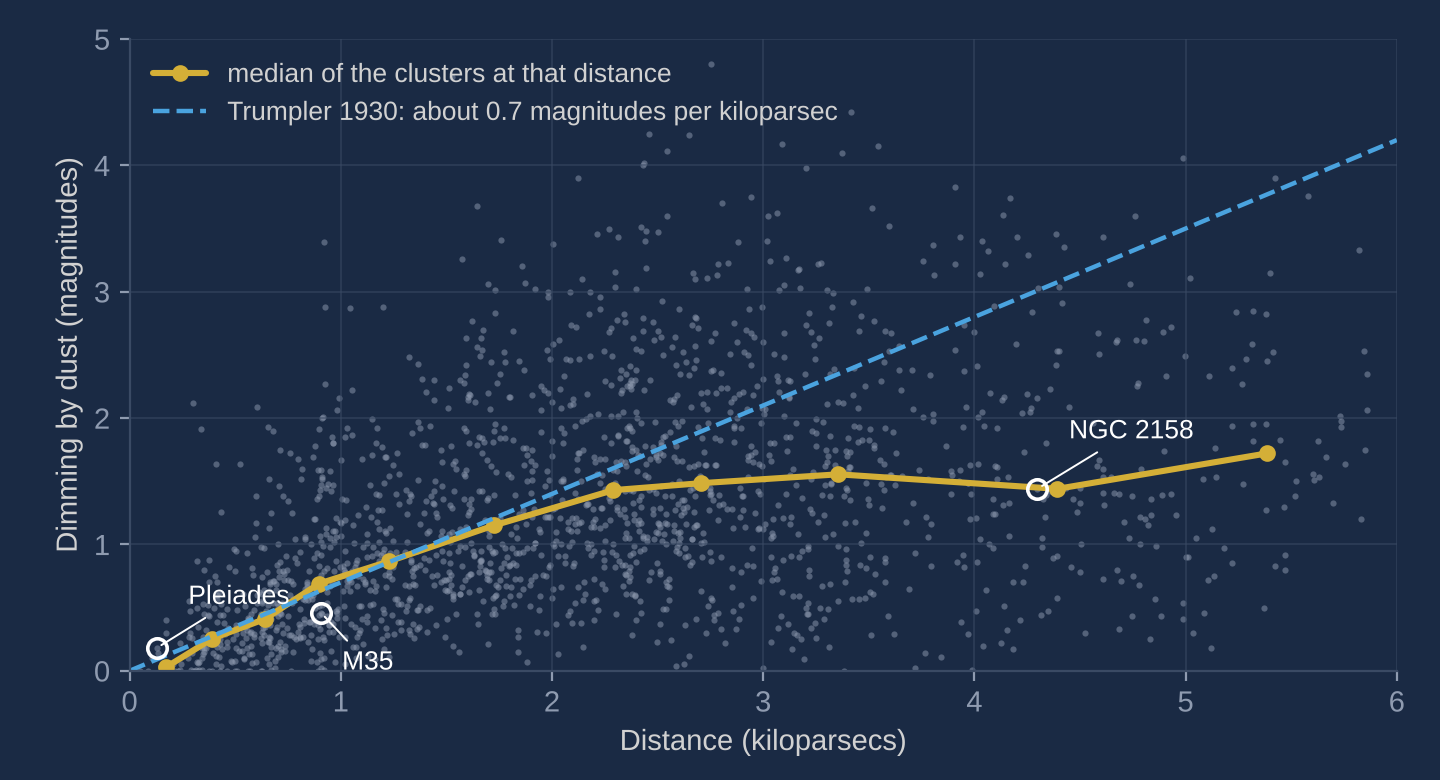

The script that drew this image:
"""Trumpler's test with modern data: dimming by dust vs distance for open clusters.
Data: Cantat-Gaudin et al. 2020, A&A 640, A1 (VizieR J/A+A/640/A1, table1): 1,867 clusters
with neural-network extinction AVNN (mag) and distance DistPc. Gold line: median AVNN in
distance bins. Blue dashed: 0.7 mag per kpc, Trumpler's 1930 average (arXiv 1406.6073).
"""
import numpy as np, pandas as pd
import matplotlib.pyplot as plt
from nbas_style import use, save
c = use()
t = pd.read_csv("cantat_table1.csv").dropna(subset=["AVNN", "DistPc"])
t["d"] = t.DistPc/1000
fig, ax = plt.subplots(figsize=(7.2, 3.9))
fig.subplots_adjust(left=0.09, right=0.97, top=0.95, bottom=0.14)
ax.scatter(t.d, t.AVNN, s=5, color=c["muted"], alpha=0.5, lw=0)
edges = np.array([0, 0.25, 0.5, 0.75, 1.0, 1.5, 2.0, 2.5, 3.0, 4.0, 5.0, 6.0])
mid, med = [], []
for lo, hi in zip(edges[:-1], edges[1:]):
    s = t[(t.d >= lo) & (t.d < hi)]
    if len(s) >= 15:
        mid.append(s.d.median()); med.append(s.AVNN.median())
ax.plot(mid, med, "o-", color=c["a"], lw=2.2, ms=5, label="median of the clusters at that distance")
x = np.linspace(0, 6, 10)
ax.plot(x, 0.7*x, "--", color=c["b"], lw=1.6, label="Trumpler 1930: about 0.7 magnitudes per kiloparsec")
for name, lab, dx, dy in [("Melotte_22", "Pleiades", 0.15, 0.35), ("NGC_2168", "M35", 0.1, -0.45),
                          ("NGC_2158", "NGC 2158", 0.15, 0.4)]:
    r = t[t.Cluster == name].iloc[0]
    ax.plot(r.d, r.AVNN, "o", ms=7, mfc="none", mec=c["strong"], mew=1.3)
    ax.annotate(lab, xy=(r.d, r.AVNN), xytext=(r.d + dx, r.AVNN + dy), color=c["strong"],
                fontsize=9.5, arrowprops=dict(arrowstyle="-", color=c["strong"], lw=0.7))
ax.set_xlim(0, 6); ax.set_ylim(0, 5)
ax.set_xlabel("Distance (kiloparsecs)")
ax.set_ylabel("Dimming by dust (magnitudes)")
ax.grid(True, alpha=0.6)
ax.legend(loc="upper left", frameon=False, fontsize=9.5)
save(fig, "fig-dust-extinction")
